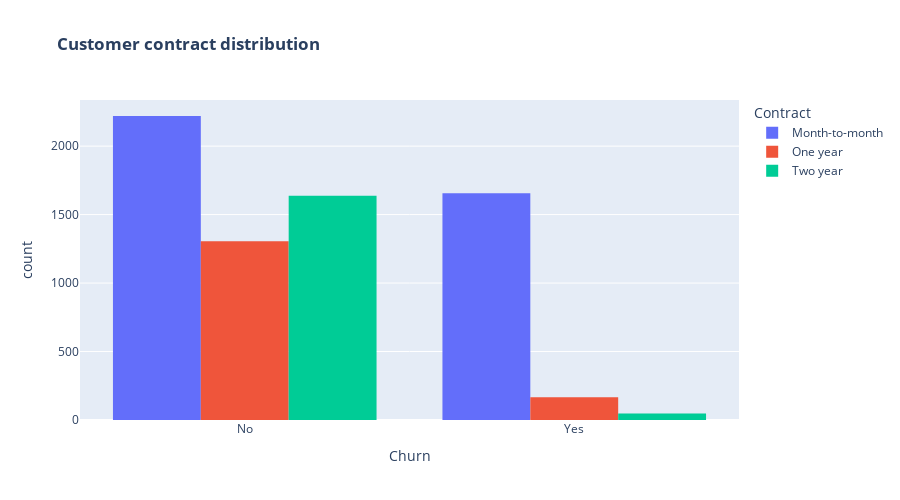

Notebook code cell kept with this figure:
### Code cell
fig= px.histogram(df, x= 'Churn', color= 'Contract', barmode= 'group', title='<b>   Customer contract distribution<b>')
fig.update_layout(width=900, height=500, bargap= 0.2 )
fig.show()

### Figure 1 — Plotly figure (JSON) as saved in the notebook; plotly's stock layout.template omitted (floating-point values rounded to 4 significant figures; data arrays with more than 128 entries replaced by an {"elided": "..."} marker saying what was removed)
{"data": [{"alignmentgroup": "True", "bingroup": "x", "hovertemplate": "Contract=Month-to-month<br>Churn=%{x}<br>count=%{y}<extra></extra>", "legendgroup": "Month-to-month", "marker": {"color": "#636efa", "pattern": {"shape": ""}}, "name": "Month-to-month", "offsetgroup": "Month-to-month", "orientation": "v", "showlegend": true, "type": "histogram", "x": {"elided": "3875 str values"}, "xaxis": "x", "yaxis": "y"}, {"alignmentgroup": "True", "bingroup": "x", "hovertemplate": "Contract=One year<br>Churn=%{x}<br>count=%{y}<extra></extra>", "legendgroup": "One year", "marker": {"color": "#EF553B", "pattern": {"shape": ""}}, "name": "One year", "offsetgroup": "One year", "orientation": "v", "showlegend": true, "type": "histogram", "x": {"elided": "1472 str values"}, "xaxis": "x", "yaxis": "y"}, {"alignmentgroup": "True", "bingroup": "x", "hovertemplate": "Contract=Two year<br>Churn=%{x}<br>count=%{y}<extra></extra>", "legendgroup": "Two year", "marker": {"color": "#00cc96", "pattern": {"shape": ""}}, "name": "Two year", "offsetgroup": "Two year", "orientation": "v", "showlegend": true, "type": "histogram", "x": {"elided": "1685 str values"}, "xaxis": "x", "yaxis": "y"}], "layout": {"bargap": 0.2, "barmode": "group", "height": 500, "legend": {"title": {"text": "Contract"}, "tracegroupgap": 0}, "title": {"text": "<b>   Customer contract distribution<b>"}, "width": 900, "xaxis": {"anchor": "y", "domain": [0, 1], "title": {"text": "Churn"}}, "yaxis": {"anchor": "x", "domain": [0, 1], "title": {"text": "count"}}}}
